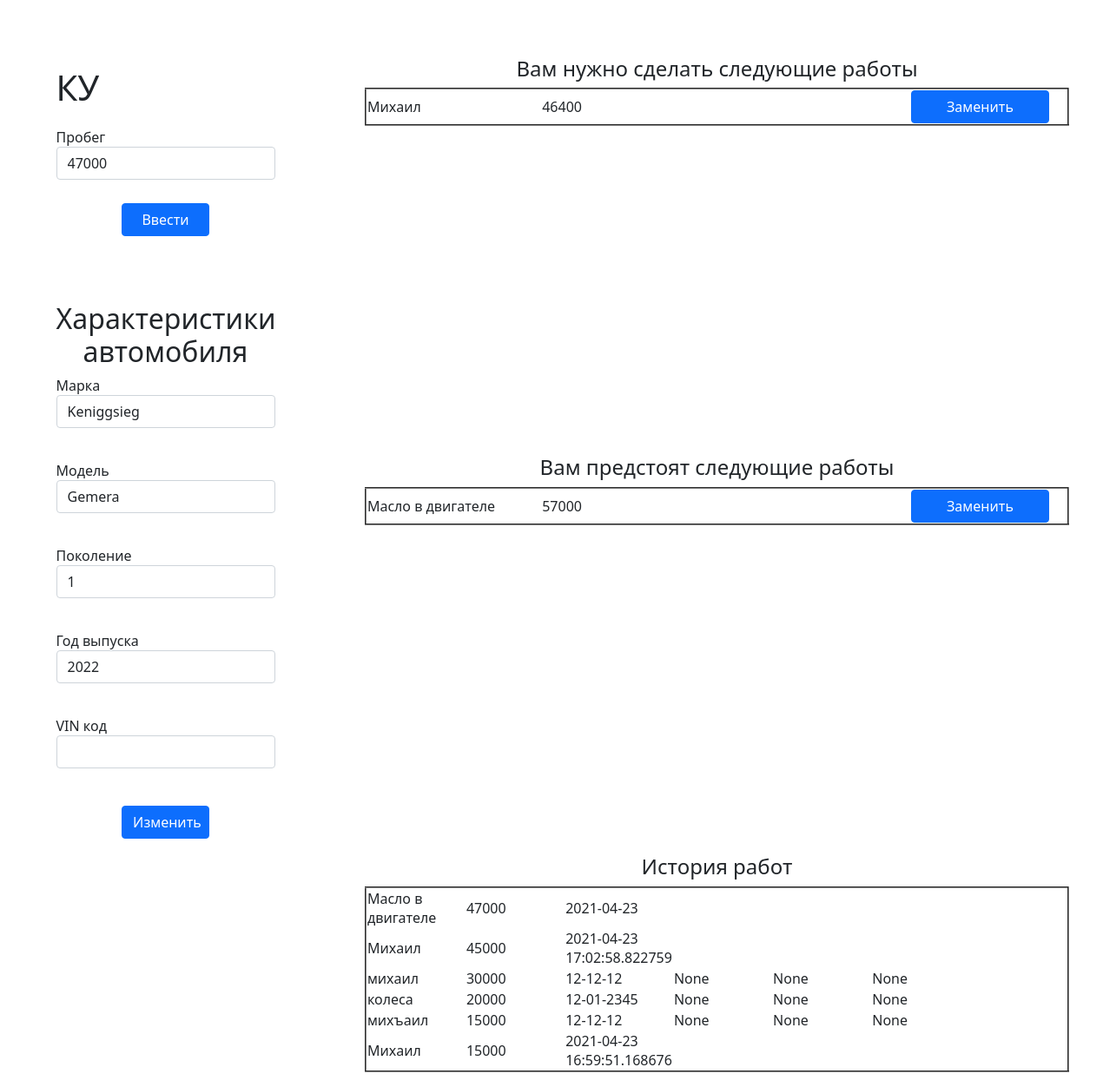
Screenshot of /main_page?car_id=1 with the database file from the repository.
### data/works.py (models this page shows)
class Works(SqlAlchemyBase):
    __tablename__ = 'works'
    id = sqlalchemy.Column(sqlalchemy.Integer,
                           primary_key=True, autoincrement=True)
    car_id = sqlalchemy.Column(sqlalchemy.Integer, sqlalchemy.ForeignKey('cars.id'), nullable=False)
    name = sqlalchemy.Column(sqlalchemy.String, nullable=False)
    km = sqlalchemy.Column(sqlalchemy.Integer, nullable=True)
    date = sqlalchemy.Column(sqlalchemy.VARCHAR, nullable=True)

### data/cars.py (models this page shows)
class Cars(SqlAlchemyBase):
    __tablename__ = 'cars'
    id = sqlalchemy.Column(sqlalchemy.Integer,
                           primary_key=True, autoincrement=True)
    person_id = sqlalchemy.Column(sqlalchemy.Integer, sqlalchemy.ForeignKey('users.login'), nullable=False)
    photo = sqlalchemy.Column(sqlalchemy.BLOB, nullable=True)
    mark = sqlalchemy.Column(sqlalchemy.String, nullable=False)
    model = sqlalchemy.Column(sqlalchemy.String, nullable=True)
    gen = sqlalchemy.Column(sqlalchemy.String, nullable=True)
    km = sqlalchemy.Column(sqlalchemy.Integer, nullable=False)
    year = sqlalchemy.Column(sqlalchemy.Integer, nullable=False)
    vin = sqlalchemy.Column(sqlalchemy.String, nullable=True)

### data/history.py (models this page shows)
class History(SqlAlchemyBase):
    __tablename__ = 'history'
    id = sqlalchemy.Column(sqlalchemy.Integer,
                           primary_key=True, autoincrement=True)
    car_id = sqlalchemy.Column(sqlalchemy.Integer, sqlalchemy.ForeignKey('cars.id'), nullable=False)
    work_id = sqlalchemy.Column(sqlalchemy.Integer, sqlalchemy.ForeignKey('works.id'), nullable=True)
    name = sqlalchemy.Column(sqlalchemy.String, nullable=False)
    km = sqlalchemy.Column(sqlalchemy.Integer, nullable=False)
    date = sqlalchemy.Column(sqlalchemy.String, nullable=False)
    price = sqlalchemy.Column(sqlalchemy.Integer, nullable=True)
    link = sqlalchemy.Column(sqlalchemy.String, nullable=True)
    text = sqlalchemy.Column(sqlalchemy.String, nullable=True)
    photo = sqlalchemy.Column(sqlalchemy.BLOB, nullable=True)

### carservice.py (the view, shortened to what this page needs)
@app.route('/main_page', methods=['GET', 'POST'])
def main_page():
    global my_car
    global my_user
    form = MainPage()
    list_no_ready = [
        {'name': my_car, 'km': '1', 'date': '', 'button_name': 'name_1'},
        {'name': my_car, 'km': '', 'date': '00-00-00', 'button_name': 'name_2'},
        {'name': my_car, 'km': '2', 'date': '', 'button_name': 'name_3'}
    ]
    list_will_be = [
        {'name': 'name_1', 'km': '1', 'date': '', 'button_name': 'name_4'},
        {'name': 'name_1', 'km': '', 'date': '00-00-00', 'button_name': 'name_5'},
        {'name': 'name_1', 'km': '2', 'date': '', 'button_name': 'name_6'}
    ]
    list_history = [
        {'name': 'name_1', 'km': '1', 'date': '', 'price': '', 'link': '', 'text': '',
         'photo': ''},
        {'name': 'name_1', 'km': '', 'date': '00-00-00', 'price': '', 'link': '', 'text': '',
         'photo': ''},
        {'name': 'name_1', 'km': '2', 'date': '', 'price': '', 'link': '', 'text': '',
         'photo': ''}
    ]
    if request.method == 'GET':
        my_car = int(request.args['car_id'])
        car = db_sess.query(Cars).filter_by(id=my_car)[0]
        km = car.km
        form.km.data = car.km
        form.mark.data = car.mark
        form.model.data = car.model
        form.gen.data = car.gen
        form.year.data = car.year
        form.vin.data = car.vin
        list_history = []
        list_no_ready = []
        list_will_be = []
        for history in db_sess.query(History).filter_by(car_id=my_car).order_by(desc(History.km)):
            list_history.append(
                {'name': history.name, 'km': str(history.km), 'date': history.date, 'price': history.price,
                 'link': history.link, 'text': history.text, 'photo': ''})
        for work in db_sess.query(Works).filter_by(car_id=my_car):
            hist = db_sess.query(History).filter_by(car_id=my_car, work_id=work.id).order_by(desc(History.km)).limit(1)
            target_km = 0
            if hist.count() == 0:
                target_km = work.km
            else:
                target_km = hist[0].km + work.km
            if km > target_km:
                list_no_ready.append(
                    {'name': work.name, 'km': str(target_km), 'date': '', 'button_name': 'button_' + str(work.id)})
            else:
                list_will_be.append(
                    {'name': work.name, 'km': str(target_km), 'date': '', 'button_name': 'button_' + str(work.id)})
    return render_template('main_auto_page.html', form=form, list_no_ready=list_no_ready, list_will_be=list_will_be,
                           list_history=list_history)

### carservice.py
class MainPage(FlaskForm):
    km = StringField('Пробег')
    mark = StringField('Марка')
    model = StringField('Модель')
    gen = StringField('Поколение')
    year = StringField('Год выпуска')
    vin = StringField('VIN код')
    km_button = SubmitField('Ввести')
    change_button = SubmitField('Изменить')

### templates/main_auto_page.html (shortened to what this page needs)
{% block head%}
    <link href="https://cdn.jsdelivr.net/npm/bootstrap@5.0.0-beta3/dist/css/bootstrap.min.css" rel="stylesheet"
>
{%endblock%}
{% block content %}
<form action="" method="post">
    <table border="0" width="100%" style="margin-top:5%; table-layout:fixed; margin-left:5%">
        <tr>
            <td width="20%">
                <h1>КУ</h1>
            </td>
            <td>
                <h4 style="text-align:center">Вам нужно сделать следующие работы</h4>
                <table border="2px" width="80%" style="margin-left:10%">
                    {% for i in list_no_ready %}
                    <tr>
                        {% set hr = '/change_page?button_name=' + i['button_name']%}
                        <td width="25%">{{i['name']}}</td>
                        <td width="25%"> {{i['km']}}</td>
                        <td width="25%">{{i['date']}}</td>
                        <td width="25%"><a class="btn btn-primary" id={{i['button_name']}} name={{i['button_name']}} style="margin-left:10%;width : 80%" type="button" href={{hr}} >Заменить</a></td>
                    </tr>
                    {% endfor %}
                </table>
            </td>
        </tr>
        <tr>
            <td>
                <p>
                    {{form.km.label}}<br>
                    {{form.km(class='form-control')}}<br>
                    {{form.km_button(class='btn btn-primary', style="margin-left:30%; width:40%; margin-top:2%")}}
                </p>
                <p style="margin-top:30%">
                    <h2 style="text-align:center">Характеристики автомобиля</h2>
                    {{form.mark.label}}<br>
                    {{form.mark(class='form-control')}}<br>
                </p>
                <p>
                    {{form.model.label}}<br>
                    {{form.model(class='form-control')}}<br>
                </p>
                <p>
                    {{form.gen.label}}<br>
                    {{form.gen(class='form-control')}}<br>
                </p>
                <p>
                    {{form.year.label}}<br>
                    {{form.year(class='form-control')}}<br>
                </p>
                <p>
                    {{form.vin.label}}<br>
                    {{form.vin(class='form-control')}}<br>
                </p>
                <p>
                    {{form.change_button(class='btn btn-primary', style="margin-left:30%; width:40%; margin-top:2%")}}
                </p>
            </td>
            <td>
                <h4 style="text-align:center">Вам предстоят следующие работы</h4>
                <table border="2px" width="80%" style="margin-left:10%">
                    {% for i in list_will_be%}
                    <tr>
                        {% set hr = '/change_page?button_name=' + i['button_name']%}
                        <td width="25%">{{i['name']}}</td>
                        <td width="25%">{{i['km']}}</td>
                        <td width="25%">{{i['date']}}</td>
                        <td width="25%"><a class="btn btn-primary" id={{i['button_name']}} name={{i['button_name']}} style="margin-left:10%;width : 80%" type="button" href={{hr}}>Заменить</a></td>
                    </tr>
                    {% endfor %}
                </table>
            </td>
        </tr>
        <tr>
            <td width="20%"></td>
            <td>
                <h4 style="text-align:center">История работ</h4>
                <table border="2px" width="80%" style="margin-left:10%">
                    {% for i in list_history %}
                        <tr>
                            <td width="14.3%">{{i['name']}}</td>
                            <td width="14.3%">{{i['km']}}</td>
                            <td width="14.3%">{{i['date']}}</td>
                            <td width="14.3%">{{i['link']}}</td>
                            <td width="14.3%">{{i['price']}}</td>
                            <td width="14.3%">{{i['text']}}</td>
                            <td width="14.3%">{{i['photo']}}</td>
                        </tr>
                    {% endfor %}
                </table>
            </td>
        </tr>
    </table>
</form>
{%endblock%}

### rows the page displays
Works: name "Михаил", km "46400"
Cars: km "47000", mark "Keniggsieg", model "Gemera", gen "1", year "2022"
Works: name "Масло в двигателе", km "57000"
History: name "Масло в двигателе", km "47000", date "2021-04-23"
History: name "Михаил", km "45000", date "2021-04-23 17:02:58.822759"
History: name "михаил", km "30000", date "12-12-12", link "None", price "None", text "None"
History: name "колеса", km "20000", date "12-01-2345", link "None", price "None", text "None"
History: name "михъаил", km "15000", date "12-12-12", link "None", price "None", text "None"
History: name "Михаил", km "15000", date "2021-04-23 16:59:51.168676"
